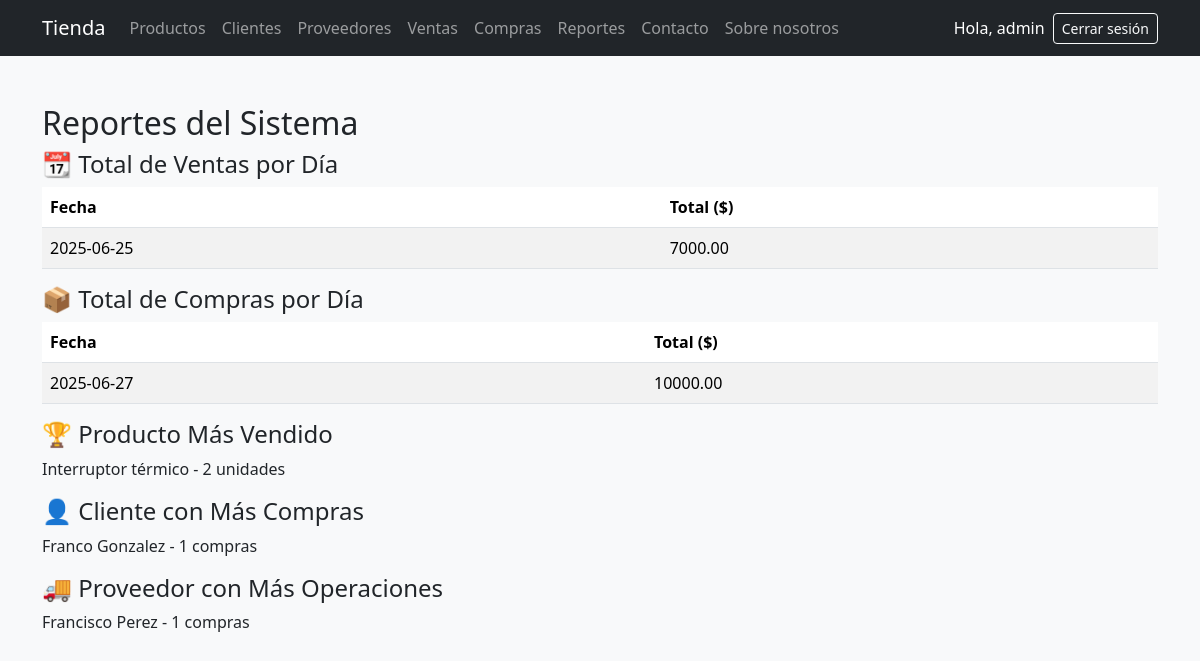
Page /reportes (signed in) on the committed database.
### tables this page shows
CREATE TABLE productos (
            id INTEGER PRIMARY KEY AUTOINCREMENT,
            nombre TEXT NOT NULL,
            categoria TEXT,
            stock INTEGER,
            precio REAL
        );

CREATE TABLE clientes (
    id INTEGER PRIMARY KEY AUTOINCREMENT,
    nombre TEXT NOT NULL,
    email TEXT,
    telefono TEXT,
    direccion TEXT
);

CREATE TABLE proveedores (
    id INTEGER PRIMARY KEY AUTOINCREMENT,
    nombre TEXT NOT NULL,
    email TEXT,
    telefono TEXT,
    direccion TEXT
);

### application.py (the view)
@app.route('/reportes')
def reportes():
    if 'usuario' not in session:
        return redirect('/login')
    conn = sqlite3.connect("db/tienda.db")
    cursor = conn.cursor()
    cursor.execute("""
        SELECT DATE(fecha), SUM(total)
        FROM ventas
        GROUP BY date(fecha)
    """)
    ventas_por_dia = cursor.fetchall()
    cursor.execute("""
        SELECT DATE(fecha), SUM(total)
        FROM compras
        GROUP BY date(fecha)
    """)
    compras_por_dia = cursor.fetchall()
    cursor.execute("""
        SELECT productos.nombre, SUM(detalle_venta.cantidad) as total_vendido
        FROM detalle_venta
        JOIN productos ON detalle_venta.producto_id = productos.id
        GROUP BY detalle_venta.producto_id
        ORDER BY total_vendido DESC
        LIMIT 1
    """)
    producto_top = cursor.fetchone()
    cursor.execute("""
        SELECT clientes.nombre, COUNT(ventas.id) as cantidad
        FROM ventas
        JOIN clientes ON ventas.cliente_id = clientes.id
        GROUP BY cliente_id
        ORDER BY cantidad DESC
        LIMIT 1
    """)
    mejor_cliente = cursor.fetchone()
    cursor.execute("""
        SELECT proveedores.nombre, COUNT(compras.id) as cantidad
        FROM compras
        JOIN proveedores ON compras.proveedor_id = proveedores.id
        GROUP BY proveedor_id
        ORDER BY cantidad DESC
        LIMIT 1
    """)
    mejor_proveedor = cursor.fetchone()
    conn.close()
    return render_template(
        'reportes.html',
        ventas_por_dia=ventas_por_dia,
        compras_por_dia=compras_por_dia,
        producto_top=producto_top,
        mejor_cliente=mejor_cliente,
        mejor_proveedor=mejor_proveedor
    )

### templates/reportes.html
{% extends "base.html" %}
{% block content %}
<h2>Reportes del Sistema</h2>
<h4>📆 Total de Ventas por Día</h4>
<table class="table table-striped">
  <thead>
    <tr><th>Fecha</th><th>Total ($)</th></tr>
  </thead>
  <tbody>
    {% for fila in ventas_por_dia %}
    <tr><td>{{ fila[0] }}</td><td>{{ "%.2f"|format(fila[1]) }}</td></tr>
    {% endfor %}
  </tbody>
</table>
<h4>📦 Total de Compras por Día</h4>
<table class="table table-striped">
  <thead>
    <tr><th>Fecha</th><th>Total ($)</th></tr>
  </thead>
  <tbody>
    {% for fila in compras_por_dia %}
    <tr><td>{{ fila[0] }}</td><td>{{ "%.2f"|format(fila[1]) }}</td></tr>
    {% endfor %}
  </tbody>
</table>
<h4>🏆 Producto Más Vendido</h4>
<p>
  {% if producto_top %}
    {{ producto_top[0] }} - {{ producto_top[1] }} unidades
  {% else %}
    No hay datos.
  {% endif %}
</p>
<h4>👤 Cliente con Más Compras</h4>
<p>
  {% if mejor_cliente %}
    {{ mejor_cliente[0] }} - {{ mejor_cliente[1] }} compras
  {% else %}
    No hay datos.
  {% endif %}
</p>
<h4>🚚 Proveedor con Más Operaciones</h4>
<p>
  {% if mejor_proveedor %}
    {{ mejor_proveedor[0] }} - {{ mejor_proveedor[1] }} compras
  {% else %}
    No hay datos.
  {% endif %}
</p>
{% endblock %}

### rows in the picture
productos: nombre "Interruptor térmico"
clientes: nombre "Franco Gonzalez"
proveedores: nombre "Francisco Perez"

### other values in the picture
{{ session['usuario'] }} "admin"
{{ fila[0] }} "2025-06-25"
{{ "%.2f"|format(fila[1]) }} "7000.00"
{{ fila[0] }} "2025-06-27"
{{ "%.2f"|format(fila[1]) }} "10000.00"
{{ producto_top[1] }} "2"
{{ mejor_cliente[1] }} "1"
{{ mejor_proveedor[1] }} "1"
